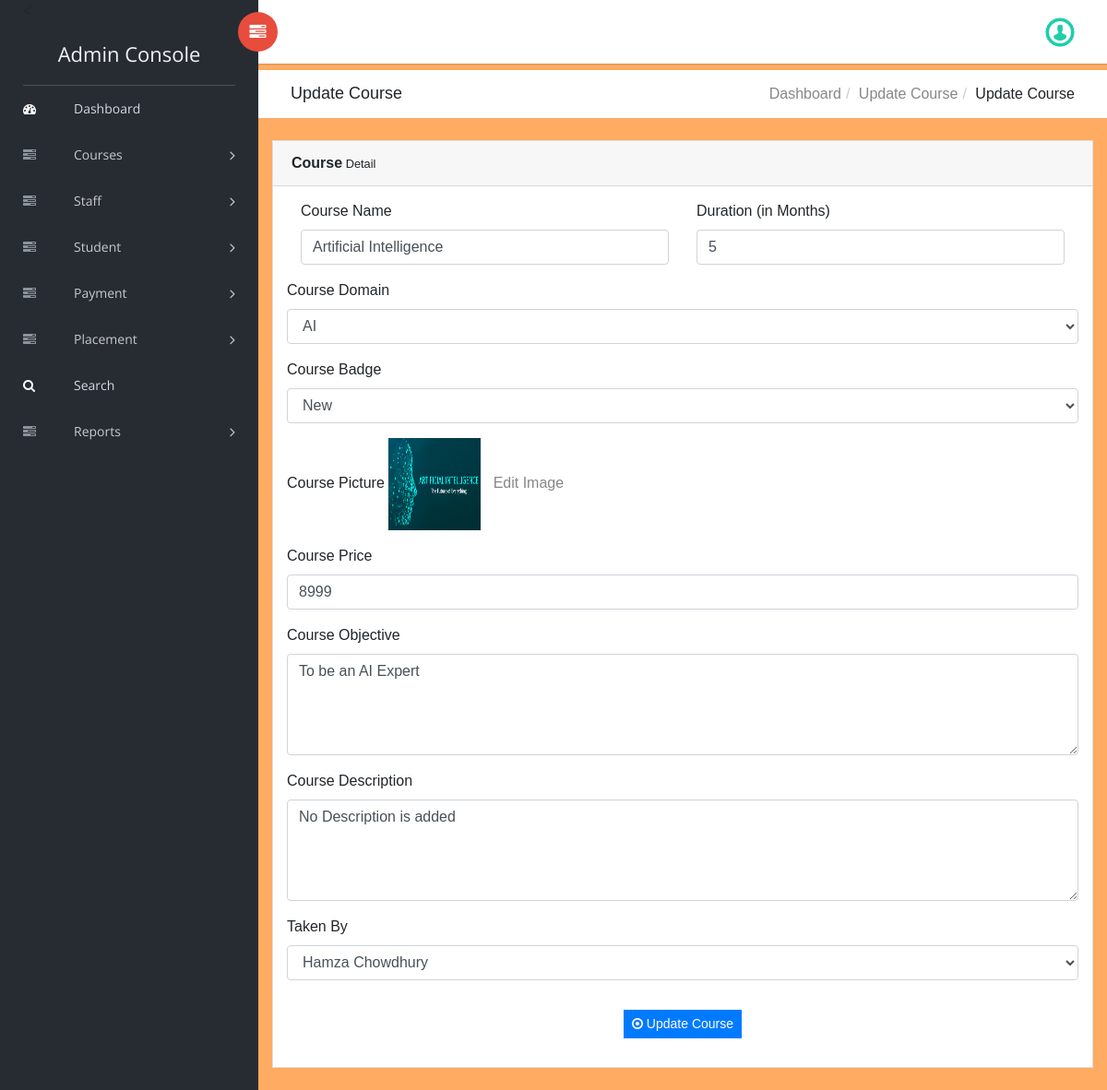
Page /admin/edit-subjects-detail.php?editid=2 (signed in) on the committed database.
### tables this page shows
CREATE TABLE `courses` (
  `id` int(11) NOT NULL,
  `name` varchar(120) NOT NULL,
  `domain` varchar(100) NOT NULL,
  `creationDate` date NOT NULL DEFAULT current_timestamp(),
  `profilePic` varchar(255) NOT NULL,
  `objective` text NOT NULL,
  `description` text NOT NULL,
  `takenBy` varchar(120) NOT NULL,
  `price` bigint(20) NOT NULL,
  `badge` varchar(255) NOT NULL,
  `duration` tinyint(12) NOT NULL
);

### admin/edit-subjects-detail.php (the view, shortened to what this page needs)
<!DOCTYPE html>
<html class="no-js" lang="en">
<head>
    <link rel="stylesheet" href="vendors/bootstrap/dist/css/bootstrap.min.css">
    <link rel="stylesheet" href="vendors/font-awesome/css/font-awesome.min.css">
    <link rel="stylesheet" href="vendors/themify-icons/css/themify-icons.css">
    <link rel="stylesheet" href="vendors/flag-icon-css/css/flag-icon.min.css">
    <link rel="stylesheet" href="vendors/selectFX/css/cs-skin-elastic.css">
    <link rel="stylesheet" href="../assets/css/styles.css">
</head>
<body>
    <?php include_once('includes/sidebar.php');?>
    <div id="right-panel" class="right-panel">
        <?php include_once('includes/header.php');?>
        <div class="breadcrumbs">
            <div class="col-sm-4">
                <div class="page-header float-left">
                    <div class="page-title">
                        <h1>Update Course</h1>
                    </div>
                </div>
            </div>
            <div class="col-sm-8">
                <div class="page-header float-right">
                    <div class="page-title">
                        <ol class="breadcrumb text-right">
                            <li><a href="dashboard.php">Dashboard</a></li>
                            <li><a href="manage-subjects.php">Update Course</a></li>
                            <li class="active">Update Course</li>
                        </ol>
                    </div>
                </div>
            </div>
        </div>
        <div class="content mt-3">
            <div class="animated fadeIn">
                <div class="row">
                    <div class="col-lg-6">
                    </div>
                    <div class="col-lg-12">
                        <div class="card">
                            <div class="card-header"><strong>Course</strong><small> Detail</small></div>
                            <form name="" method="post" action="">
                            <div class="card-body card-block">
                            <?php
                                $eid=$_GET['editid'];
                                $sql = "SELECT * from courses where id='$eid'";
                                $query = mysqli_query($con, $sql);
                                $results = mysqli_fetch_all($query, MYSQLI_ASSOC);
                                if(mysqli_num_rows($query) > 0)
                                {
                                    foreach($results as $row)
                                    {
                            ?>
                                        <div class="col-lg-6">
                                            <div class="form-group">
                                                <label for="company" class=" form-control-label">Course Name</label>
                                                <input type="text" name="name" value="<?php  echo $row['name'];?>" class="form-control" id="subjects" required="true">
                                            </div>
                                        </div>
                                        <div class="col-lg-6">
                                            <div class="form-group">
                                                <label for="company" class=" form-control-label">Duration (in Months)</label>
                                                <input type="number" name="duration" value="<?php  echo $row['duration'];?>" class="form-control" id="subjects" required="true">
                                            </div>
                                        </div>
                                        <div class="form-group">
                                            <label for="company" class=" form-control-label">Course Domain</label>
                                            <select type="text" name="domain" id="company" value="" class="form-control" required="true">
                                                <option value="<?php echo $row['domain'];?>"><?php echo $row['domain'];?></option>
                                            </select>
                                        </div>
                                        <div class="form-group">
                                            <label for="company" class=" form-control-label">Course Badge</label>
                                            <select type="text" name="badge" id="company" value="" class="form-control" required="true">
                                                <option value="<?php echo $row['badge'];?>"><?php echo $row['badge'];?></option>
                                            </select>
                                        </div>
                                        <div class="form-group">
                                            <label for="company" class=" form-control-label">Course Picture</label>
                                            <img src="../assets/img/courses/<?php echo $row['profilePic'];?>" width="100" height="100">
                                            <a href="changecourseimage.php?editid=<?php echo $row['id'];?>"> &nbsp; Edit Image</a>
                                        </div>
                                        <div class="form-group">
                                            <label for="city" class=" form-control-label">Course Price</label>
                                            <input type="number" name="price" id="mobilenumber" value="<?php echo $row['price'];?>" class="form-control" required="true">
                                        </div>
                                        <div class="form-group">
                                            <label for="city" class=" form-control-label">Course Objective</label>
                                            <textarea type="text" name="objective" id="address" class="form-control" rows="4" cols="12" required="true"><?php echo $row['objective'];?>
                                            </textarea>
                                        </div>
                                        <div class="form-group">
                                            <label for="city" class=" form-control-label">Course Description</label>
                                            <textarea type="text" name="description" id="address" class="form-control" rows="4" cols="12" required="true"><?php echo $row['description'];?>
                                            </textarea>
                                        </div>
                                        <div class="row form-group">
                                            <div class="col-12">
                                                <div class="form-group">
                                                    <label for="city" class=" form-control-label">Taken By</label>
                                                    <select type="text" name="taken" id="tsubjects" value="" class="form-control" required="true">
                                                        <option value="<?php echo $row['takenBy'];?>"><?php echo $row['takenBy'];?></option>
                                                    </select>
                                                </div>
                                            </div>
                                        </div>
                                <?php
                                    }
                                }
                                ?>
                                <p style="text-align: center;">
                                    <button type="submit" class="btn btn-primary btn-sm" name="submit" id="submit">
                                        <i class="fa fa-dot-circle-o"></i>  Update Course
                                    </button>
                                </p>
                            </div>
                            </form>
                        </div>
                    </div>
                </div>
            </div>
        </div>
</body>
</html>

### rows in the picture
courses: name "Artificial Intelligence", duration "5", domain "AI", badge "New", profilePic (picture), price "8999", objective "To be an AI Expert", description "No Description is added", taken "Hamza Chowdhury"
